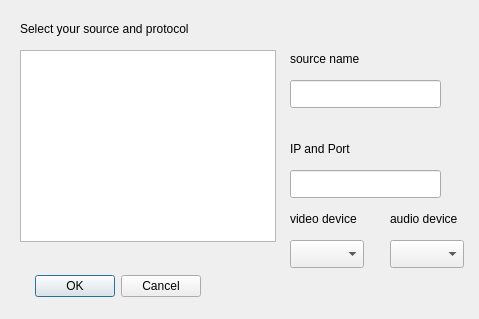
<?xml version="1.0" encoding="UTF-8"?>
<ui version="4.0">
 <class>newSource</class>
 <widget class="QDialog" name="newSource">
  <property name="geometry">
   <rect>
    <x>0</x>
    <y>0</y>
    <width>479</width>
    <height>319</height>
   </rect>
  </property>
  <property name="windowTitle">
   <string>Dialog</string>
  </property>
  <widget class="QDialogButtonBox" name="Newmediasource">
   <property name="geometry">
    <rect>
     <x>-140</x>
     <y>270</y>
     <width>341</width>
     <height>32</height>
    </rect>
   </property>
   <property name="orientation">
    <enum>Qt::Horizontal</enum>
   </property>
   <property name="standardButtons">
    <set>QDialogButtonBox::Cancel|QDialogButtonBox::Ok</set>
   </property>
  </widget>
  <widget class="QLabel" name="label">
   <property name="geometry">
    <rect>
     <x>20</x>
     <y>20</y>
     <width>201</width>
     <height>18</height>
    </rect>
   </property>
   <property name="text">
    <string>Select your source and protocol</string>
   </property>
  </widget>
  <widget class="QListWidget" name="listWidget">
   <property name="geometry">
    <rect>
     <x>20</x>
     <y>50</y>
     <width>256</width>
     <height>192</height>
    </rect>
   </property>
  </widget>
  <widget class="QLineEdit" name="lineEdit">
   <property name="geometry">
    <rect>
     <x>290</x>
     <y>170</y>
     <width>151</width>
     <height>28</height>
    </rect>
   </property>
  </widget>
  <widget class="QLabel" name="label_2">
   <property name="geometry">
    <rect>
     <x>290</x>
     <y>140</y>
     <width>91</width>
     <height>18</height>
    </rect>
   </property>
   <property name="text">
    <string>IP and Port</string>
   </property>
  </widget>
  <widget class="QLineEdit" name="lineEdit_2">
   <property name="geometry">
    <rect>
     <x>290</x>
     <y>80</y>
     <width>151</width>
     <height>28</height>
    </rect>
   </property>
  </widget>
  <widget class="QLabel" name="label_3">
   <property name="geometry">
    <rect>
     <x>290</x>
     <y>50</y>
     <width>81</width>
     <height>18</height>
    </rect>
   </property>
   <property name="text">
    <string>source name</string>
   </property>
  </widget>
  <widget class="QComboBox" name="videoDev">
   <property name="geometry">
    <rect>
     <x>290</x>
     <y>240</y>
     <width>74</width>
     <height>28</height>
    </rect>
   </property>
  </widget>
  <widget class="QComboBox" name="audioDev">
   <property name="geometry">
    <rect>
     <x>390</x>
     <y>240</y>
     <width>74</width>
     <height>28</height>
    </rect>
   </property>
  </widget>
  <widget class="QLabel" name="label_4">
   <property name="geometry">
    <rect>
     <x>290</x>
     <y>210</y>
     <width>81</width>
     <height>18</height>
    </rect>
   </property>
   <property name="text">
    <string>video device</string>
   </property>
  </widget>
  <widget class="QLabel" name="label_5">
   <property name="geometry">
    <rect>
     <x>390</x>
     <y>210</y>
     <width>81</width>
     <height>18</height>
    </rect>
   </property>
   <property name="text">
    <string>audio device</string>
   </property>
  </widget>
 </widget>
 <resources/>
 <connections>
  <connection>
   <sender>Newmediasource</sender>
   <signal>accepted()</signal>
   <receiver>newSource</receiver>
   <slot>accept()</slot>
   <hints>
    <hint type="sourcelabel">
     <x>248</x>
     <y>254</y>
    </hint>
    <hint type="destinationlabel">
     <x>157</x>
     <y>274</y>
    </hint>
   </hints>
  </connection>
  <connection>
   <sender>Newmediasource</sender>
   <signal>rejected()</signal>
   <receiver>newSource</receiver>
   <slot>reject()</slot>
   <hints>
    <hint type="sourcelabel">
     <x>316</x>
     <y>260</y>
    </hint>
    <hint type="destinationlabel">
     <x>286</x>
     <y>274</y>
    </hint>
   </hints>
  </connection>
 </connections>
</ui>
